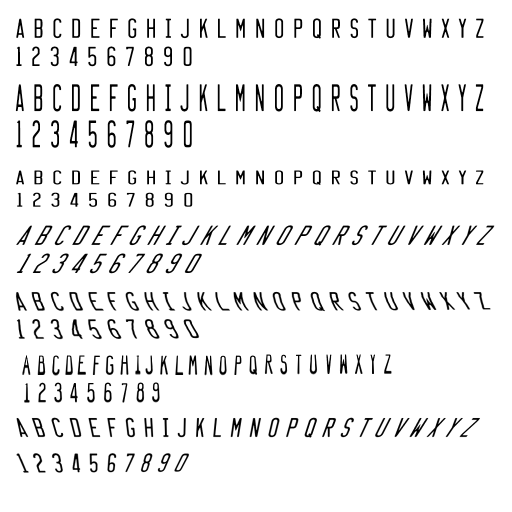
#> input picture training.png, 1024 x 1024 px (shown at 1/2 size)
$ python character_knn.py
#> lines starting #> are read from the running program, lines starting #| are printed output that depends on the picture; after the words box and inside, x2 and y2 are one past the last pixel; in counts of white or black regions, pixels touching at a corner belong together
import cv2
import numpy as np
import imutils
import os
import sys

def knn_training():
    img = cv2.imread("training.png")
#> img is the input picture: shape (1024, 1024, 3); min 0, max 255, mean 238.5
    if img.shape[1] > 640:
        img = imutils.resize(img, width=640)
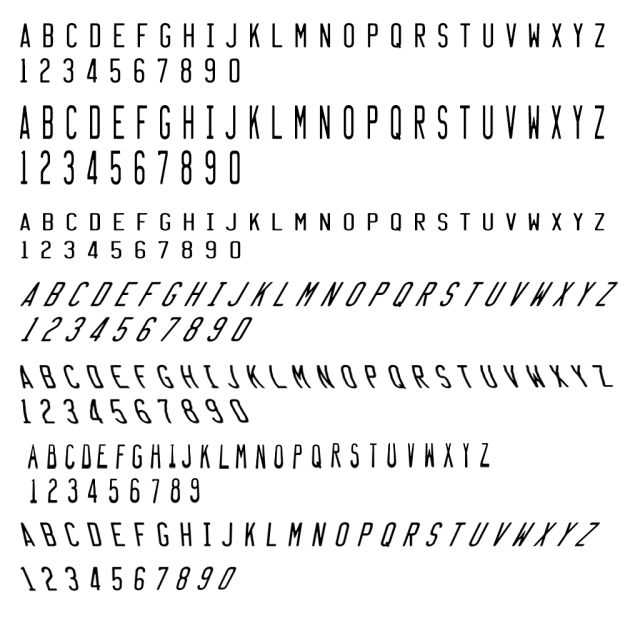
#> img: shape (640, 640, 3); min 0, max 255, mean 238.5
    gray_img = cv2.cvtColor(img, cv2.COLOR_BGR2GRAY)

    cv2.imshow("original", img)
    cv2.waitKey(0)

    # Binary Threshold Image
    ret, thresh_img = cv2.threshold(gray_img, 150, 255, cv2.THRESH_BINARY_INV)
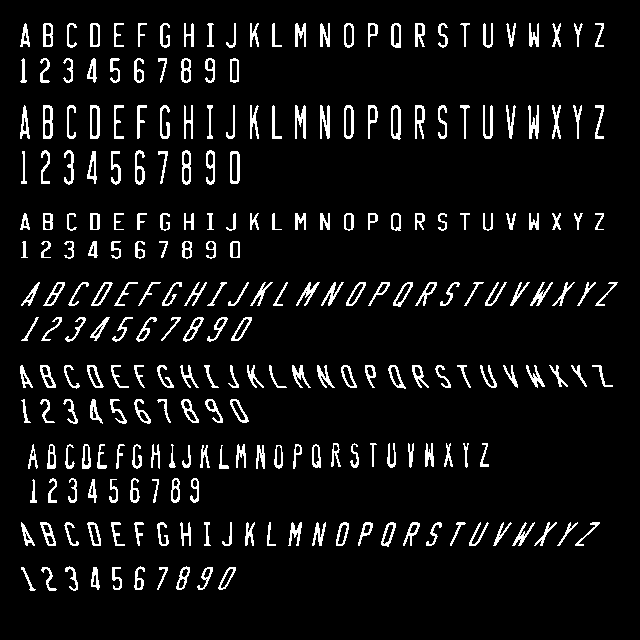
#> thresh_img: shape (640, 640); 7% white in thin lines or dots, all inside (x1, y1, x2, y2) = (20, 23, 618, 591)
    cv2.imshow("threshold", thresh_img)
    cv2.waitKey(0)

    # Setup Thresholds
    img_width = 20
    img_height = 30
    area_threshold = 17.5

    # Setup Flattened Images Features
    flattened_img = np.empty((0, img_width * img_height))

    # Setup Character Classifications
    classification = []

    # Find Contours
    thresh_img_clone = thresh_img.copy()
    cnts = cv2.findContours(thresh_img_clone, cv2.RETR_EXTERNAL, cv2.CHAIN_APPROX_SIMPLE)
#> cnts = 251 contours; largest, box (x1, y1, x2, y2) and area: (90, 105, 100, 139) 290, (43, 105, 53, 139) 287, (391, 105, 401, 140) 284, (230, 151, 240, 184) 281, (344, 105, 354, 139) 279
    contours = cnts[1]
#> contours = 251 rows, first 6: [1, -1, -1, -1], [2, 0, -1, -1], [3, 1, -1, -1], [4, 2, -1, -1], [5, 3, -1, -1], [6, 4, -1, -1]

    for contour in contours:
        if cv2.contourArea(contour) >= area_threshold:
            print(cv2.contourArea(contour))
            boxX, boxY, boxW, boxH = cv2.boundingRect(contour)

            # draw currently detected character
            cv2.rectangle(img, (boxX, boxY), (boxX+boxW, boxY+boxH), (255, 0, 0), 2)

            # Current detected character
            current_char = thresh_img[boxY:boxY+boxH, boxX:boxX+boxW]
            resized_cur_char = cv2.resize(current_char, (img_width, img_height))
            reshape_cur_char = resized_cur_char.reshape((1, img_width*img_height))
            flattened_img = np.append(flattened_img, reshape_cur_char, axis=0)

            cv2.imshow("Training Image", img)
            cv2.imshow("Current Character", resized_cur_char)

            # Get current character classification from keyboard input
            current_class = cv2.waitKey(0)
            classification.append(current_class)
#> this loop made 1 pass
#> after the loop, classification = []

    output_classification = np.array(classification, np.float32)
    output_classification = output_classification.reshape((output_classification.size, 1))

    np.savetxt("classifications.txt", output_classification)
    np.savetxt("flattenedImageFeatures.txt", flattened_img)

    print("Training Complete!")

    return

if __name__ == "__main__":
#> (the run stopped early here; a loop or call above may not have finished)
